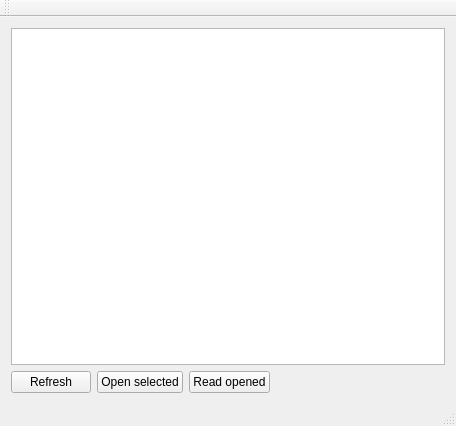
<?xml version="1.0" encoding="UTF-8"?>
<ui version="4.0">
 <class>SerialPortDisplayer</class>
 <widget class="QMainWindow" name="SerialPortDisplayer">
  <property name="geometry">
   <rect>
    <x>0</x>
    <y>0</y>
    <width>456</width>
    <height>426</height>
   </rect>
  </property>
  <property name="windowTitle">
   <string>SerialPortDisplayer</string>
  </property>
  <widget class="QWidget" name="centralWidget">
   <layout class="QVBoxLayout" name="VLay_Main">
    <item>
     <widget class="QTableView" name="TableView_Ports"/>
    </item>
    <item>
     <layout class="QHBoxLayout" name="HLay_Buttons">
      <item>
       <widget class="QPushButton" name="PshBtn_Refresh">
        <property name="text">
         <string>Refresh</string>
        </property>
       </widget>
      </item>
      <item>
       <widget class="QPushButton" name="PshBtn_OpenSelected">
        <property name="text">
         <string>Open selected</string>
        </property>
       </widget>
      </item>
      <item>
       <widget class="QPushButton" name="PshBtn_ReadOpened">
        <property name="text">
         <string>Read opened</string>
        </property>
       </widget>
      </item>
      <item>
       <spacer name="HSpacer_Buttons">
        <property name="orientation">
         <enum>Qt::Horizontal</enum>
        </property>
        <property name="sizeHint" stdset="0">
         <size>
          <width>40</width>
          <height>20</height>
         </size>
        </property>
       </spacer>
      </item>
     </layout>
    </item>
   </layout>
  </widget>
  <widget class="QMenuBar" name="MenuBar">
   <property name="geometry">
    <rect>
     <x>0</x>
     <y>0</y>
     <width>456</width>
     <height>19</height>
    </rect>
   </property>
  </widget>
  <widget class="QToolBar" name="MainToolBar">
   <attribute name="toolBarArea">
    <enum>TopToolBarArea</enum>
   </attribute>
   <attribute name="toolBarBreak">
    <bool>false</bool>
   </attribute>
  </widget>
  <widget class="QStatusBar" name="StatusBar"/>
 </widget>
 <layoutdefault spacing="6" margin="11"/>
 <resources/>
 <connections/>
</ui>
